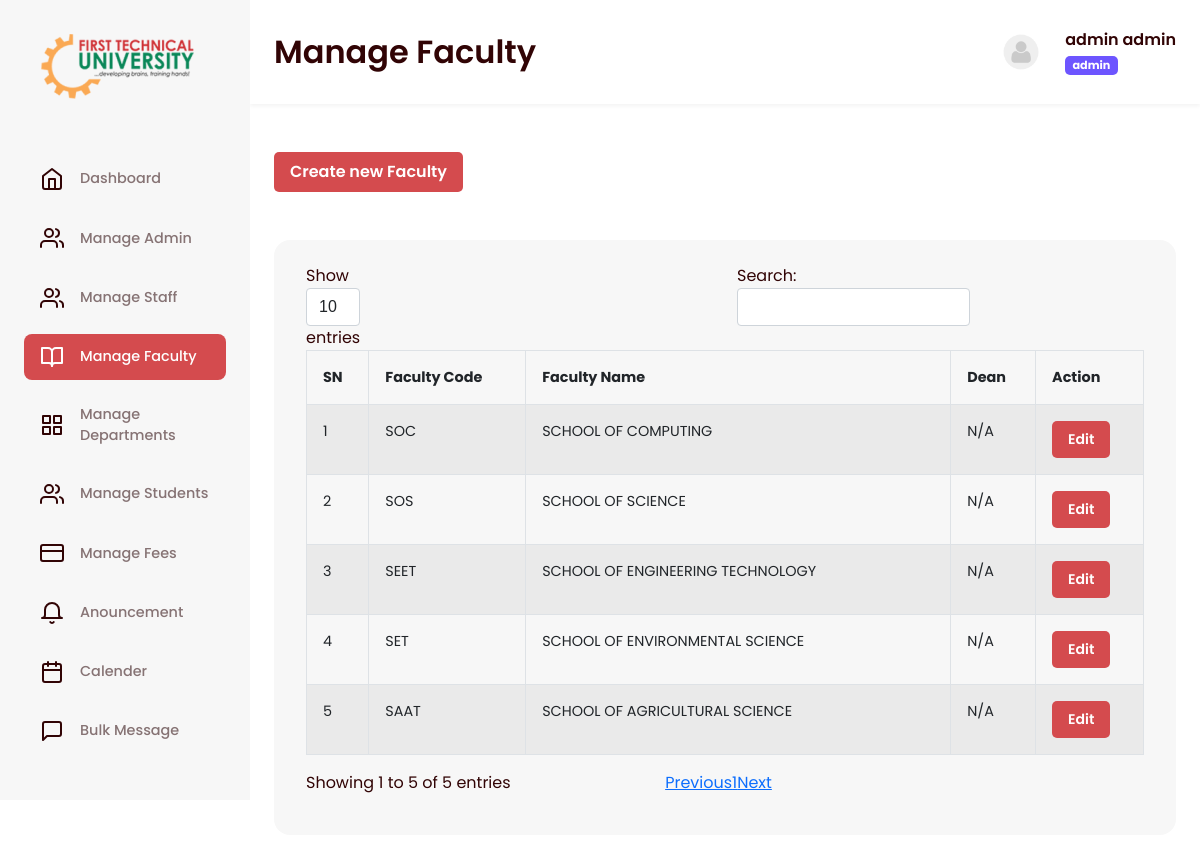
Screenshot of /admin/mcollege.php (signed in) with the database file from the repository.
### tables this page shows
CREATE TABLE `college` (
  `sn` int(11) NOT NULL,
  `college_name` varchar(220) NOT NULL,
  `college_code` varchar(220) NOT NULL,
  `dean` varchar(120) NOT NULL,
  `status` int(11) NOT NULL
);

### admin/header.php (called while the page is built, shortened)
<?php include("../conn.php") ?>
<?php session_start();
$users = $_SESSION['users'];
$s1 = mysqli_query($con, "SELECT * FROM admin where username = '$users'");
$sh1 = mysqli_fetch_array($s1);
$name1 = $sh1['fname'] . " " . $sh1['lname'];
$img = $sh1['picture'];
if ($img == "") {
    $img2 = "passport/default.png";
} else {
    $img2 = $img;
}
$role = "admin";
?>
<?php include("../extras/header.php") ?>

### admin/mcollege.php (the view, shortened to what this page needs)
<?php
$title = "Manage Faculty";
include("header.php");
?>
<div class="viewbox-content">
    <div class="content">
        <div class="report">
            <div class="panel-body">
                <a href="ccollege.php" class="btn btn-pink mb-4"><span class="glyphicon glyphicon-plus"></span> Create
                    new
                    Faculty</a>
            </div>
            <div class="panel-body">
                <div class="table-responsive table-box" id="record">
                    <table id="student_data" class="table table-bordered table-striped">
                        <thead id="data">
                            <tr>
                                <th>SN</th>
                                <th>Faculty Code</th>
                                <th>Faculty Name</th>
                                <th>Dean</th>
                                <th>Action</th>
                            </tr>
                        </thead>
                        <tbody>
                            <?php
                            $serial = 0;
                            $s2 = mysqli_query($con, "SELECT * FROM college ");
                            while ($sh2 = mysqli_fetch_array($s2)) {
                                $sn = $sh2['sn'];
                                $code = $sh2['college_code'];
                                $college_name = $sh2['college_name'];
                                $dean = $sh2['dean'];
                                if ($dean == "" || $auth->countall3('staff', 'employee', $dean) < 1) {
                                    $dean = "N/A";
                                }
                                $serial++;
                                ?>
                                <tr>
                                    <td><?php echo $serial ?></td>
                                    <td>
                                        <?php echo $code ?>
                                    </td>
                                    <td><?php echo $college_name ?></td>
                                    <td>
                                        <?php echo $dean ?>
                                    </td>
                                    <td>
                                        <a href="edit_college.php?is=<?php echo $sn ?>"
                                            class=" btn btn-pink btn-sm">Edit</span></a>
                                    </td>
                                </tr>
                            <?php
                            }
                            ?>
                        </tbody>
                    </table>
                </div>
            </div>
        </div>
    </div>
</div>
<?php include("../extras/footer.php") ?>

### extras/body.php (shortened to what this page needs)
<body>
    <main id="super-box">
        <?php include("navbar.php") ?>
        <section class="viewbox">
            <div class="viewbox-nav">
                <h1>
                    <?= $title ?>
                </h1>
                <div id="droppy" class="dropdown">
                    <div class="profile-bar dropdown-toggle" type="button" id="dropdownMenuButton1"
                        data-bs-toggle="dropdown" aria-expanded="false">
                        <div class="image">
                            <img src="<?= $img2 ?>" alt="">
                        </div>
                        <div class="content">
                            <p>
                                <?= $name1 ?>
                            </p>
                            <span class="badge bg-secondary"><?= $role ?></span>
                        </div>
                    </div>
                </div>
            </div>

### assets/css/style.css (style rules this page uses)
body { font-family: 'Poppins', sans-serif !important; color: #310405 !important; }
h1 { font-weight: 600 !important; }
p { margin-bottom: 0 !important; }
.panel-body { margin-bottom: 1.5rem; }
.btn-pink { background-color: #d44b4e !important; color: #fff !important; border: none !important; padding: .5rem 1rem !important; border-radius: 5px !important; font-weight: 600 !important; transition: .3s !important; }
#super-box { display: flex; align-items: flex-start; min-height: 100vh; width: 100%; overflow-x: hidden; background-color: white; position: relative; }
#super-box nav, #super-box section.viewbox { min-height: 100vh; transition: .3s; overflow: hidden; }
#super-box .viewbox { width: calc(100% - 250px); margin-left: 250px; }
.viewbox .viewbox-nav, .viewbox .viewbox-content { padding: .7rem 1.5rem; }
.viewbox .viewbox-nav { display: flex; align-items: center; box-shadow: 0px 2px 4px rgba(0, 0, 0, 0.05); }
.viewbox .viewbox-nav h1 { margin-right: auto; }
.viewbox .viewbox-nav .profile-bar { display: flex; align-content: center; }
.viewbox .viewbox-nav .profile-bar .content p { margin-bottom: .3rem; font-weight: 600; }
.viewbox .viewbox-nav .profile-bar .content span { font-size: .7rem !important; background: #6D55FF !important; border-radius: 5px; }
.viewbox .viewbox-nav .profile-bar .image { width: 40px; height: 100%; overflow: hidden; display: flex; align-items: center; justify-content: center; margin: auto 0; margin-right: 1.5rem; }
.viewbox .viewbox-nav .profile-bar .image img { width: 40px; height: 40px; border-radius: 50%; display: block; margin: 0 auto; }
#droppy .profile-bar::after { opacity: 0; display: none; }
.viewbox .viewbox-content { padding-top: 3rem; max-width: 1400px; }
.table-box { padding: 24px 32px; gap: 16px; background: #F7F7F7; border-radius: 16px; width: 100%; overflow-x: scroll; }
.table>:not(:last-child)>:last-child>* { border-bottom-color: inherit !important; }
.table>:not(caption)>*>* { padding: 1rem !important; font-size: .9rem; }

### rows the page displays
college: college_code "SOC", college_name "SCHOOL OF COMPUTING", dean "N/A"
college: college_code "SOS", college_name "SCHOOL OF SCIENCE", dean "N/A"
college: college_code "SEET", college_name "SCHOOL OF ENGINEERING TECHNOLOGY", dean "N/A"
college: college_code "SET", college_name "SCHOOL OF ENVIRONMENTAL SCIENCE", dean "N/A"
college: college_code "SAAT", college_name "SCHOOL OF AGRICULTURAL SCIENCE", dean "N/A"

### other values shown
$item['name'] "Dashboard"
$item['name'] "Manage Admin"
$item['name'] "Manage Staff"
$item['name'] "Manage Faculty"
$item['name'] "Manage Departments"
$item['name'] "Manage Students"
$item['name'] "Manage Fees"
$item['name'] "Anouncement"
$item['name'] "Calender"
$item['name'] "Bulk Message"
$title "Manage Faculty"
$name1 "admin admin"
$role "admin"
